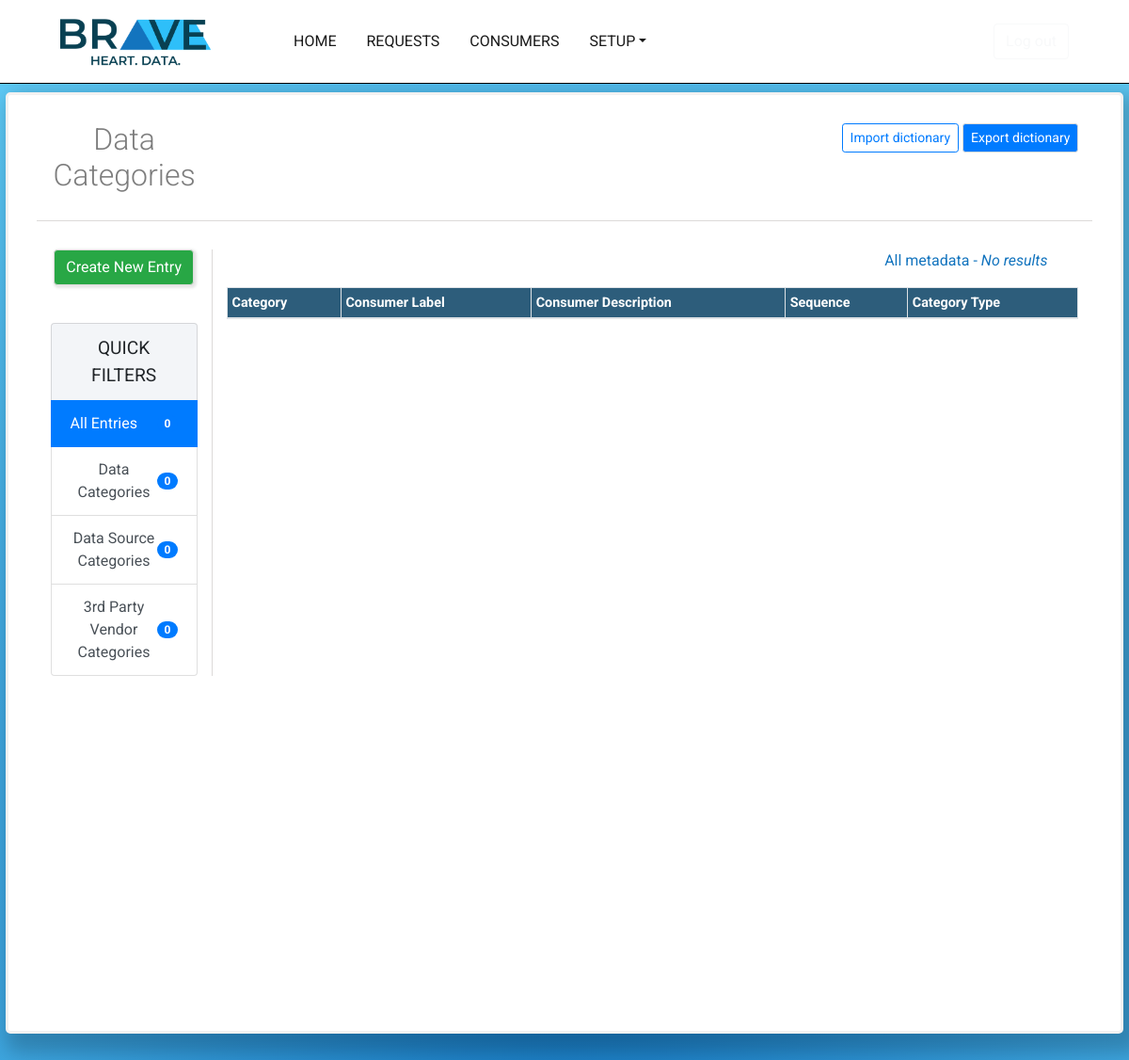
/metadata/category/ (signed in), run on an earlier commit of the app's database.
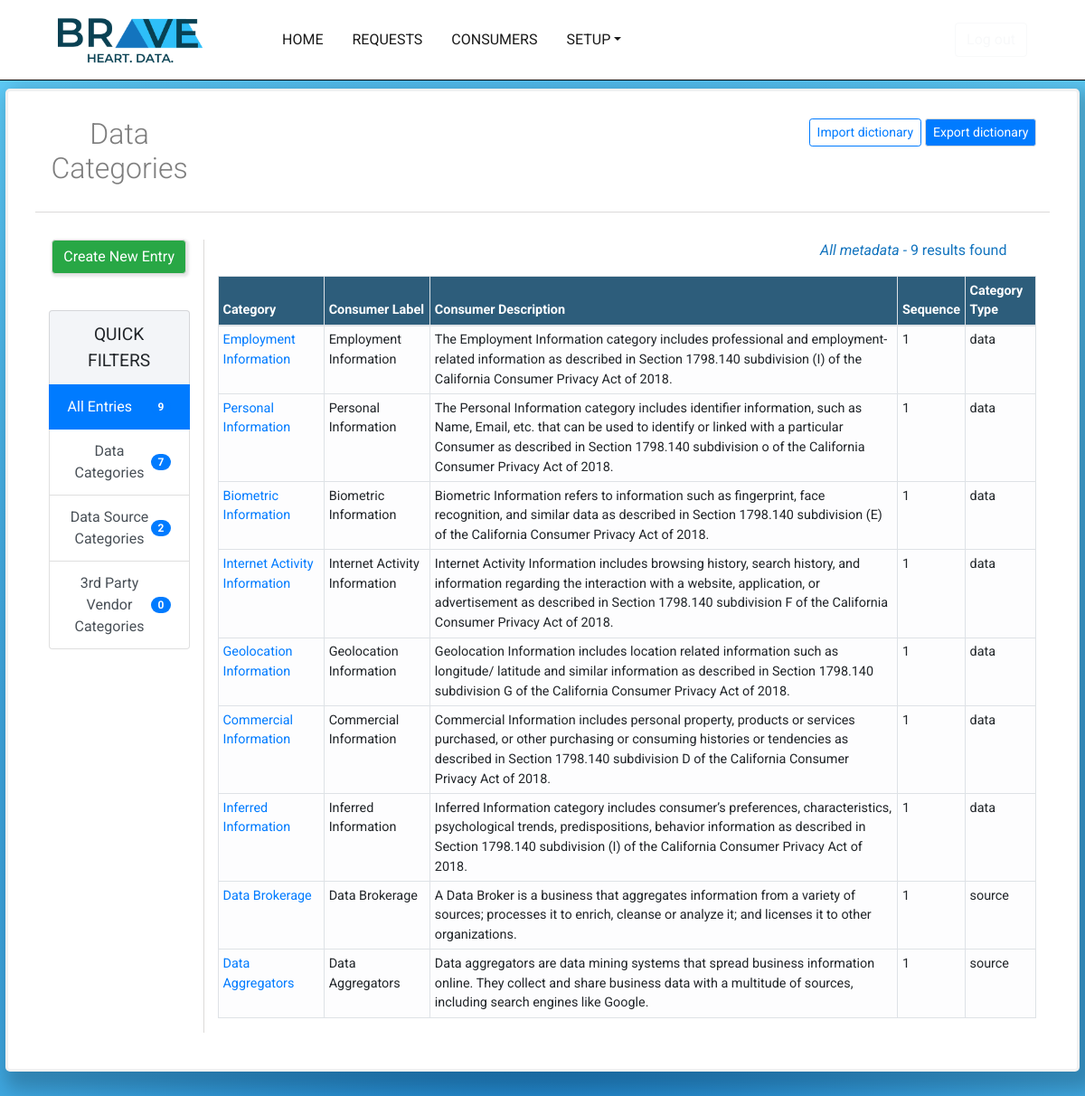
And on a later commit of the database.
### response_metadata/models.py (models this page shows, shortened)
class MetadataCategory(models.Model):
	category_type_choices = (
		('source','Data Source'),
		('vendor','3rd Party'),
		('data','Data')
		)
	category = models.TextField(max_length=255,blank=False,null=False)
	consumer_label = models.TextField(max_length=255,blank=False,null=False)
	consumer_description = models.TextField(max_length=255,blank=True)
	sequence = models.IntegerField(blank=True,default="1")
	created_at 	= models.DateTimeField(auto_now_add=True)
	updated_at 	= models.DateTimeField(auto_now=True)
	company		= models.ForeignKey(Company,on_delete=models.CASCADE,null=False,blank=False)
	category_type = models.TextField(max_length=255,choices=category_type_choices,blank=False,default='data')

### response_metadata/views.py (the view)
# urls.py: path('category/',views.MetadataCategoryListView.as_view(),name='metadata_category_list'),
class MetadataCategoryListView(LoginRequiredMixin,ListView):
	model = MetadataCategory
	template_name = 'response_metadata/metadata_category_list.html'
	login_url = '/console/login/'
	def get_context_data(self,**kwargs):
		context = super(MetadataCategoryListView,self).get_context_data(**kwargs)
		context['all_metadata_category_list'] = MetadataCategory.objects.filter(company__in = self.request.user.company.all())
		context['data_category_list'] = MetadataCategory.objects.filter(company__in = self.request.user.company.all(),category_type__iexact='data')
		context['source_data_category_list'] = MetadataCategory.objects.filter(company__in = self.request.user.company.all(),category_type__iexact='source')
		context['vendor_category_list'] = MetadataCategory.objects.filter(company__in = self.request.user.company.all(),category_type__iexact='vendor')
		return context

### accounts/models.py (called while the page is built)
	@property
	def is_active(self):
		return self.staff

### response_metadata/templates/response_metadata/metadata_category_list.html (shortened to what this page needs)
{% extends 'user_console/console_base.html' %}
{% load staticfiles %}
{% load el_pagination_tags %}
{% block css_block %}
	<link rel="stylesheet" type="text/css" href="{% static 'user_console/request_list.css' %}">
{% endblock%}
{% block main_block %}
	<div class="container-fullwidth" id="request-container">
		<div class="container-fullwidth" id="request-header-container">
			<div class="row" id="header-row">
				<div class="col-2 text-center">
					<h2 class="pt-2" id="request-header">Data Categories</h2>
				</div>
				<div class="col-10" style="padding-top: 10px;">
					<a href="{% url 'user_console:export_all_requests' %}"><button type="button" class="btn btn-primary btn-sm mb-4 float-right">Export dictionary</button></a>
					<a href="{% url 'user_console:import_requests' %}"><button type="button" class="btn btn-outline-primary btn-sm mb-4 mr-1 float-right">Import dictionary</button></a>
				</div>
			</div>
			<div class="row" id="request-row">
			<div class="col-2 text-center" id="filter-column">
				<div class="row" id="new-request-button-row">
					<div class="col text-center ">
					<a href="{% url 'response_metadata:metadata_category_create' %}"><button type="button" class="btn btn-success mb-4">Create New Entry</button></a>
					</div>
				</div>
				<div class="row pt-3">
					<div class="col">
				<div class="list-group" id="list-tab" role="tablist">
					<li class="list-group-item" style="text-align: center;font-size:1.2em;background-color:#F3F5F8 ">QUICK FILTERS</li>
					<a class="list-group-item list-group-item-action active d-flex justify-content-between align-items-center" id="filter-1-list" data-toggle='list' href='#filter-1' role='tab' aria-controls='filter-1'>All Entries<span class="badge badge-primary badge-pill">{{all_metadata_category_list|length}}</span></a>
					<a class="list-group-item list-group-item-action d-flex justify-content-between align-items-center" id="filter-2-list" data-toggle='list' href='#filter-2' role='tab' aria-controls='filter-2'>Data Categories<span class="badge badge-primary badge-pill">{{data_category_list|length}}</span></a>
					<a class="list-group-item list-group-item-action d-flex justify-content-between align-items-center" id="filter-3-list" data-toggle='list' href='#filter-3' role='tab' aria-controls='filter-3'>Data Source Categories<span class="badge badge-primary badge-pill">{{source_data_category_list|length}}</span></a>
					<a class="list-group-item list-group-item-action d-flex justify-content-between align-items-center" id="filter-4-list" data-toggle='list' href='#filter-4' role='tab' aria-controls='filter-4'>3rd Party Vendor Categories<span class="badge badge-primary badge-pill">{{vendor_category_list|length}}</span></a>
					</div>
					</div>
				</div>
			</div>
		<div class="col-10">
				<div class="tab-content" id="nav-tabContent">
					<div class="tab-pane show active" id="filter-1" role='tabpanel' arialabelledby='filter-1-list'>
					<table class="table table-light table-bordered table-hover table-sm" id="request-table">
						<thead class="thead" style="background-color:#2d5d7b;color: white;">
							<th class="table-head" scope="col">Category</th>
							<th class="table-head" scope="col">Consumer Label</th>
							<th class="table-head" scope="col">Consumer Description</th>
							<th class="table-head" scope="col">Sequence</th>
							<th class="table-head" scope="col">Category Type</th>
						</thead>
						<tbody>
							<div class="row float-right">
								<div class="pr-5">
								{% if all_metadata_category_list %}
									<p class="list-count"><span><i>All metadata - </i></span><span>{{all_metadata_category_list | length}} results found</i></span></p>
								{% else %}
									<p class="list-count">All metadata - <span><i>No results</i></span></p>
								{% endif %}
								</div>
							</div>
							{% for metadata in all_metadata_category_list %}
								<tr>
									<td scope="row"><a href="{% url 'response_metadata:metadata_category_detail' pk=metadata.pk %}">{{metadata.category}}</a></td>
									<td>{{metadata.consumer_label}}</td>
									<td>{{metadata.consumer_description}}</td>
									<td>{{metadata.sequence}}</td>
									<td>{{metadata.category_type}}</td>
								</tr>
							{% endfor %}
						</tbody>
					</table>
					</div>
	</div>
{% endblock %}

### user_console/templates/user_console/console_base.html (shortened to what this page needs)
{% load staticfiles %}
<!DOCTYPE html>
<html>
<head>
	<link rel="stylesheet" href="https://stackpath.bootstrapcdn.com/bootstrap/4.1.3/css/bootstrap.min.css">
	<link rel="stylesheet" type="text/css" href="{% static 'user_console/user_console.css' %}">
	{% block css_block %}
	{% endblock %}
</head>
<body>
	<nav class="navbar navbar-expand-md navbar-expand-lg navbar-expand-xl fixed-top navbar-light" style="background-color: #FFFFFF;color:white;border-bottom: 1px solid black;">
		    <a class="navbar-brand ml-5" href="{% url 'user_console:home' %}">
				<img src="{% static 'user_console/bh_logo_transparent_2.png' %}" class="d-none d-md-block" width="160" height="auto" alt="">
			</a>
		  	<div class="collapse navbar-collapse" id="navbarTogglerDemo02">
				    <ul class="nav navbar-nav mr-auto ml-5 p-3" >
				    <li class="nav-item active mr-3">
				      	<a class="nav-link" href="{% url 'user_console:home' %}">HOME</a>
				      </li>
				      <li class="nav-item active mr-3">
				      	<a class="nav-link" href="{% url 'user_console:request_list' %}">REQUESTS</a>
				      </li>
				      <li class="nav-item active mr-3">
				      	<a class="nav-link" href="{% url 'user_console:consumer_list' %}">CONSUMERS</a>
				      </li>
				      <li class="nav-item dropdown active">
				      	<a class="nav-link dropdown-toggle" data-toggle="dropdown" role="button" aria-haspopup="true" aria-expanded="false" href="#">SETUP</a>
				      </li>
				    </ul>
				    <ul class="nav navbar-nav ml-auto mr-5">
				    	<a href="{% url 'user_console:logged_out' %}">
				    		<button type="button" class="btn btn-outline-light">Log out</button>
				    	</a>
				    </ul>
			    </div>
		</nav>
	{% block main_block %}
	{% endblock %}
</body>
</html>

### user_console/static/user_console/user_console.css (style rules this page uses)
html,body { font-size: 1rem; height: 100vh; overflow: auto; font-family: 'Roboto', sans-serif; }
.nav-link { font-size: 1em; }

### user_console/static/user_console/request_list.css (style rules this page uses)
#request-header { color:#707070; padding-bottom: 20px; font-weight: 300; opacity: .9; }
.btn.btn-success { box-shadow: 1.5px 1.5px 3px 1.5px rgba(0,0,0,0.1); border:1px solid #DCDAD9; }
.btn.btn-primary { border:1px solid #DCDAD9; }
#list-tab { border-radius: 10px; }
#filter-column { border-right:1px solid #DCDAD9; }
#request-header-container { border-radius:5px; border:3px solid #F2F1F1; padding-top: 20px; width: 99%; margin: auto; box-shadow: 10px 10px 20px 10px rgba(0,0,0,0.2); background-color: white; min-height: 1000px; }
#request-table { font-size: .9em; }
#request-container { background: radial-gradient(circle, rgba(20,117,190,1) 0%, rgba(46,192,249,0.75) 100%); height:100vh; padding-top: 98px; min-height:1400px; }
#request-row { background-color: white; width: 95%; margin: auto; padding-top: 30px; padding-bottom: 40px; }
#header-row { width: 95%; margin: auto; border-bottom:1px solid #DCDAD9; }
.list-count { color: #1374BE; }

What changed in the data, as far as the page shows it:
added MetadataCategory: category "Employment Information", consumer_label "Employment Information", consumer_description "The Employment Information category includes professional and employment-related information as described in Section 1798.140 subdivision (I) of the California Consumer Privacy Act of 2018.", sequence "1", category_type "data"
added MetadataCategory: category "Personal Information", consumer_label "Personal Information", consumer_description "The Personal Information category includes identifier information, such as Name, Email, etc. that can be used to identify or linked with a particular Consumer as described in Section 1798.140 subdivision o of the California Consumer Privacy Act of 2018.", sequence "1", category_type "data"
added MetadataCategory: category "Biometric Information", consumer_label "Biometric Information", consumer_description "Biometric Information refers to information such as fingerprint, face recognition, and similar data as described in Section 1798.140 subdivision (E) of the California Consumer Privacy Act of 2018.", sequence "1", category_type "data"
added MetadataCategory: category "Internet Activity Information", consumer_label "Internet Activity Information", consumer_description "Internet Activity Information includes browsing history, search history, and information regarding the interaction with a website, application, or advertisement as described in Section 1798.140 subdivision F of the California Consumer Privacy Act of 2018.", sequence "1", category_type "data"
added MetadataCategory: category "Geolocation Information", consumer_label "Geolocation Information", consumer_description "Geolocation Information includes location related information such as longitude/ latitude and similar information as described in Section 1798.140 subdivision G of the California Consumer Privacy Act of 2018.", sequence "1", category_type "data"
added MetadataCategory: category "Commercial Information", consumer_label "Commercial Information", consumer_description "Commercial Information includes personal property, products or services purchased, or other purchasing or consuming histories or tendencies as described in Section 1798.140 subdivision D of the California Consumer Privacy Act of 2018.", sequence "1", category_type "data"
added MetadataCategory: category "Inferred Information", consumer_label "Inferred Information", consumer_description "Inferred Information category includes consumer’s preferences, characteristics, psychological trends, predispositions, behavior information as described in Section 1798.140 subdivision (I) of the California Consumer Privacy Act of 2018.", sequence "1", category_type "data"
added MetadataCategory: category "Data Brokerage", consumer_label "Data Brokerage", consumer_description "A Data Broker is a business that aggregates information from a variety of sources; processes it to enrich, cleanse or analyze it; and licenses it to other organizations.", sequence "1", category_type "source"
added MetadataCategory: category "Data Aggregators", consumer_label "Data Aggregators", consumer_description "Data aggregators are data mining systems that spread business information online. They collect and share business data with a multitude of sources, including search engines like Google.", sequence "1", category_type "source"
Also different on the page:
{{ all_metadata_category_list|length }}: "0" → "9"
{{ data_category_list|length }}: "0" → "7"
{{ source_data_category_list|length }}: "0" → "2"
{{ all_metadata_category_list | length }}: (not shown) → "9"
text no longer shown: "No results"
text now shown: "results found"
